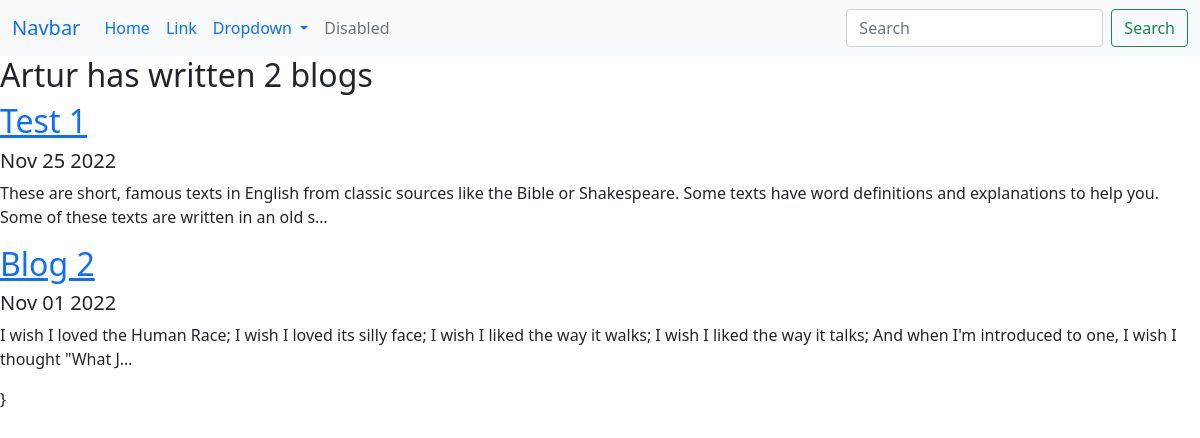
Screenshot of /blog/ with the database file from the repository.
### blog/models.py (models this page shows, shortened)
class BlogProject(models.Model):
    title = models.CharField(max_length=200)
    description = models.TextField(null=True)
    date = models.DateField(null=True)

### blog/views.py (the view)
# urls.py: path('', views.all_blogs, name='all_blogs'),
def all_blogs(request):
    blog_project = BlogProject.objects.all()
    return render(request, 'blog/all_blogs.html', {'blog_project': blog_project})

### blog/templates/blog/all_blogs.html
{% extends 'portfolio/base.html' %}
{% block content %}
        <h2>Artur has written {{ blog_project.count }} blogs</h2>
        {% for blog in blog_project %}
        <a href="{% url 'blog:detail' blog.id %}"><h2>{{ blog.title }}</h2></a>
        <h5>{{ blog.date|date:'M d Y' }}</h5>
        <p>{{ blog.description|striptags|truncatechars:200 }}</p>
        {% endfor %}}
{% endblock %}

### rows the page displays
BlogProject: title "Test 1", date "Nov 25 2022", description "These are short, famous texts in English from classic sources like the Bible or Shakespeare. Some texts have word definitions and explanations to help you. Some of these texts are written in an old s…"
BlogProject: title "Blog 2", date "Nov 01 2022", description "I wish I loved the Human Race; I wish I loved its silly face; I wish I liked the way it walks; I wish I liked the way it talks; And when I'm introduced to one, I wish I thought \"What J…"

### other values shown
{{ blog_project.count }} "2"
